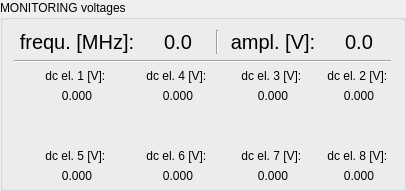
           <widget class="QGroupBox" name="groupBox_monitoring">
            <property name="title">
             <string>MONITORING voltages</string>
            </property>
            <layout class="QVBoxLayout" name="verticalLayout_2">
             <property name="topMargin">
              <number>5</number>
             </property>
             <property name="bottomMargin">
              <number>5</number>
             </property>
             <item>
              <layout class="QGridLayout" name="gridLayout_2">
               <item row="1" column="0">
                <widget class="QLabel" name="label_54">
                 <property name="font">
                  <font>
                   <pointsize>15</pointsize>
                  </font>
                 </property>
                 <property name="text">
                  <string> frequ. [MHz]: </string>
                 </property>
                 <property name="alignment">
                  <set>Qt::AlignCenter</set>
                 </property>
                </widget>
               </item>
               <item row="0" column="1">
                <spacer name="horizontalSpacer_132">
                 <property name="orientation">
                  <enum>Qt::Horizontal</enum>
                 </property>
                 <property name="sizeHint" stdset="0">
                  <size>
                   <width>40</width>
                   <height>1</height>
                  </size>
                 </property>
                </spacer>
               </item>
               <item row="7" column="3">
                <widget class="QLabel" name="label_el_7">
                 <property name="text">
                  <string>0.000</string>
                 </property>
                 <property name="alignment">
                  <set>Qt::AlignCenter</set>
                 </property>
                </widget>
               </item>
               <item row="6" column="1">
                <widget class="QLabel" name="label_72">
                 <property name="text">
                  <string>dc el. 6 [V]: </string>
                 </property>
                 <property name="alignment">
                  <set>Qt::AlignCenter</set>
                 </property>
                </widget>
               </item>
               <item row="4" column="0">
                <widget class="QLabel" name="label_el_1">
                 <property name="text">
                  <string>0.000</string>
                 </property>
                 <property name="alignment">
                  <set>Qt::AlignCenter</set>
                 </property>
                </widget>
               </item>
               <item row="5" column="0" colspan="5">
                <layout class="QVBoxLayout" name="verticalLayout_trap_pic"/>
               </item>
               <item row="3" column="0">
                <widget class="QLabel" name="label_66">
                 <property name="text">
                  <string>dc el. 1 [V]: </string>
                 </property>
                 <property name="alignment">
                  <set>Qt::AlignCenter</set>
                 </property>
                </widget>
               </item>
               <item row="3" column="1">
                <widget class="QLabel" name="label_68">
                 <property name="text">
                  <string>dc el. 4 [V]: </string>
                 </property>
                 <property name="alignment">
                  <set>Qt::AlignCenter</set>
                 </property>
                </widget>
               </item>
               <item row="3" column="3">
                <widget class="QLabel" name="label_69">
                 <property name="text">
                  <string>dc el. 3 [V]: </string>
                 </property>
                 <property name="alignment">
                  <set>Qt::AlignCenter</set>
                 </property>
                </widget>
               </item>
               <item row="5" column="5">
                <spacer name="verticalSpacer_2">
                 <property name="orientation">
                  <enum>Qt::Vertical</enum>
                 </property>
                 <property name="sizeHint" stdset="0">
                  <size>
                   <width>1</width>
                   <height>40</height>
                  </size>
                 </property>
                </spacer>
               </item>
               <item row="0" column="0">
                <spacer name="horizontalSpacer_133">
                 <property name="orientation">
                  <enum>Qt::Horizontal</enum>
                 </property>
                 <property name="sizeHint" stdset="0">
                  <size>
                   <width>40</width>
                   <height>5</height>
                  </size>
                 </property>
                </spacer>
               </item>
               <item row="6" column="0">
                <widget class="QLabel" name="label_71">
                 <property name="text">
                  <string>dc el. 5 [V]: </string>
                 </property>
                 <property name="alignment">
                  <set>Qt::AlignCenter</set>
                 </property>
                </widget>
               </item>
               <item row="0" column="4">
                <spacer name="horizontalSpacer_130">
                 <property name="orientation">
                  <enum>Qt::Horizontal</enum>
                 </property>
                 <property name="sizeHint" stdset="0">
                  <size>
                   <width>40</width>
                   <height>1</height>
                  </size>
                 </property>
                </spacer>
               </item>
               <item row="6" column="3">
                <widget class="QLabel" name="label_73">
                 <property name="text">
                  <string>dc el. 7 [V]: </string>
                 </property>
                 <property name="alignment">
                  <set>Qt::AlignCenter</set>
                 </property>
                </widget>
               </item>
               <item row="0" column="3">
                <spacer name="horizontalSpacer_131">
                 <property name="orientation">
                  <enum>Qt::Horizontal</enum>
                 </property>
                 <property name="sizeHint" stdset="0">
                  <size>
                   <width>40</width>
                   <height>1</height>
                  </size>
                 </property>
                </spacer>
               </item>
               <item row="6" column="4">
                <widget class="QLabel" name="label_74">
                 <property name="text">
                  <string>dc el. 8 [V]: </string>
                 </property>
                 <property name="alignment">
                  <set>Qt::AlignCenter</set>
                 </property>
                </widget>
               </item>
               <item row="7" column="1">
                <widget class="QLabel" name="label_el_6">
                 <property name="text">
                  <string>0.000</string>
                 </property>
                 <property name="alignment">
                  <set>Qt::AlignCenter</set>
                 </property>
                </widget>
               </item>
               <item row="7" column="4">
                <widget class="QLabel" name="label_el_8">
                 <property name="text">
                  <string>0.000</string>
                 </property>
                 <property name="alignment">
                  <set>Qt::AlignCenter</set>
                 </property>
                </widget>
               </item>
               <item row="7" column="0">
                <widget class="QLabel" name="label_el_5">
                 <property name="text">
                  <string>0.000</string>
                 </property>
                 <property name="alignment">
                  <set>Qt::AlignCenter</set>
                 </property>
                </widget>
               </item>
               <item row="4" column="1">
                <widget class="QLabel" name="label_el_4">
                 <property name="text">
                  <string>0.000</string>
                 </property>
                 <property name="alignment">
                  <set>Qt::AlignCenter</set>
                 </property>
                </widget>
               </item>
               <item row="3" column="4">
                <widget class="QLabel" name="label_70">
                 <property name="text">
                  <string>dc el. 2 [V]: </string>
                 </property>
                 <property name="alignment">
                  <set>Qt::AlignCenter</set>
                 </property>
                </widget>
               </item>
               <item row="4" column="3">
                <widget class="QLabel" name="label_el_3">
                 <property name="text">
                  <string>0.000</string>
                 </property>
                 <property name="alignment">
                  <set>Qt::AlignCenter</set>
                 </property>
                </widget>
               </item>
               <item row="4" column="4">
                <widget class="QLabel" name="label_el_2">
                 <property name="text">
                  <string>0.000</string>
                 </property>
                 <property name="alignment">
                  <set>Qt::AlignCenter</set>
                 </property>
                </widget>
               </item>
               <item row="1" column="4">
                <widget class="QLabel" name="label_rf_ampl">
                 <property name="font">
                  <font>
                   <pointsize>15</pointsize>
                  </font>
                 </property>
                 <property name="text">
                  <string>0.0</string>
                 </property>
                 <property name="alignment">
                  <set>Qt::AlignCenter</set>
                 </property>
                </widget>
               </item>
               <item row="1" column="2">
                <widget class="Line" name="line_24">
                 <property name="orientation">
                  <enum>Qt::Vertical</enum>
                 </property>
                </widget>
               </item>
               <item row="1" column="1">
                <widget class="QLabel" name="label_rf_frequ">
                 <property name="font">
                  <font>
                   <pointsize>15</pointsize>
                  </font>
                 </property>
                 <property name="text">
                  <string>0.0</string>
                 </property>
                 <property name="alignment">
                  <set>Qt::AlignCenter</set>
                 </property>
                </widget>
               </item>
               <item row="1" column="3">
                <widget class="QLabel" name="label_67">
                 <property name="font">
                  <font>
                   <pointsize>15</pointsize>
                  </font>
                 </property>
                 <property name="text">
                  <string> ampl. [V]: </string>
                 </property>
                 <property name="alignment">
                  <set>Qt::AlignCenter</set>
                 </property>
                </widget>
               </item>
               <item row="2" column="0" colspan="5">
                <widget class="Line" name="line_25">
                 <property name="orientation">
                  <enum>Qt::Horizontal</enum>
                 </property>
                </widget>
               </item>
              </layout>
             </item>
            </layout>
           </widget>
